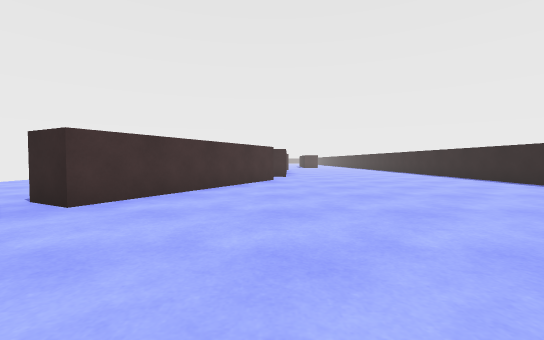
view 1 (above)

16 first-person views from a walk through a Unity game level. The camera is 0.59 m above the floor, tilts 2° down and sees 90° across. The floor is counted in squares, 1 m on a side. Each view is taken from the middle of a square. On the plan, view 1 faces up. The plan holds only what a view shows up to about 9 squares ahead; the rest is blank. The place goes on beyond the plan. The player character is not drawn.

view 2
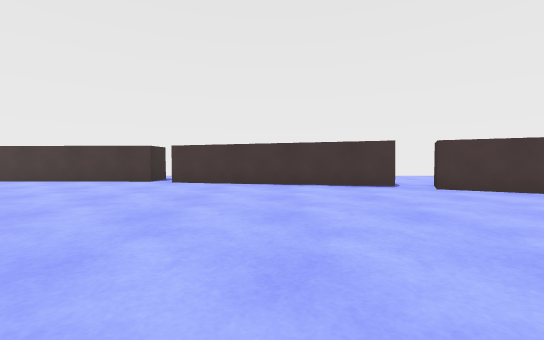

view 3
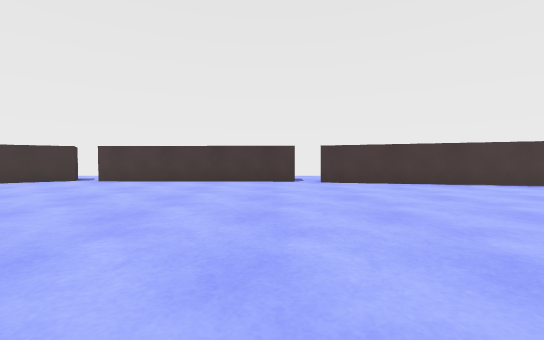

view 4
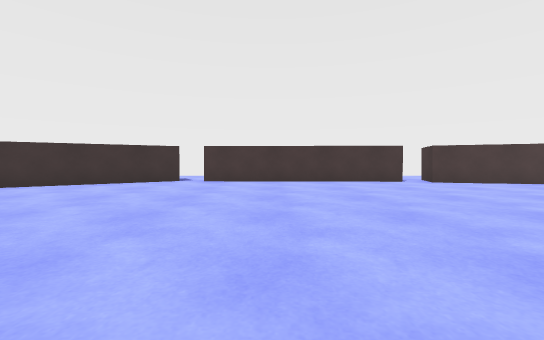

view 5
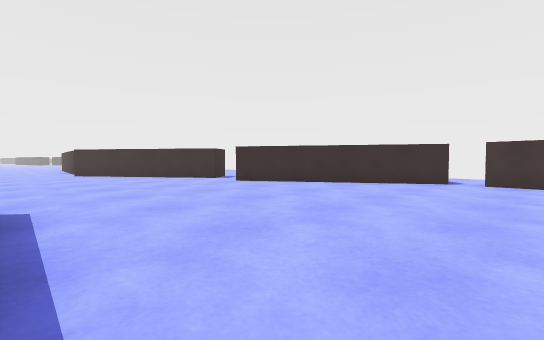

view 6
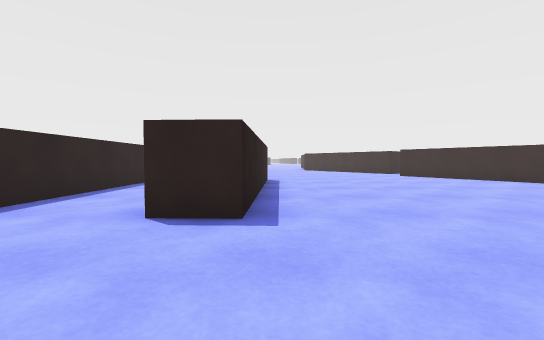

view 7
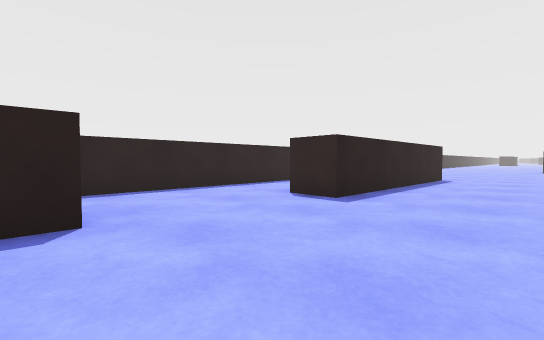

view 8
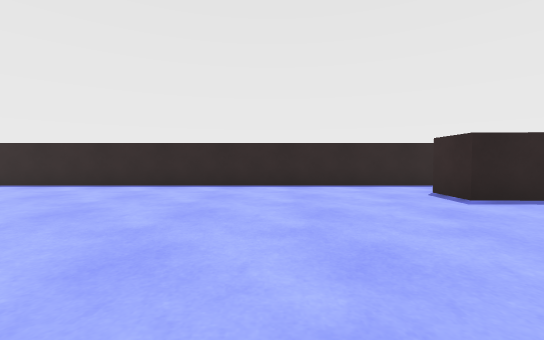

view 9
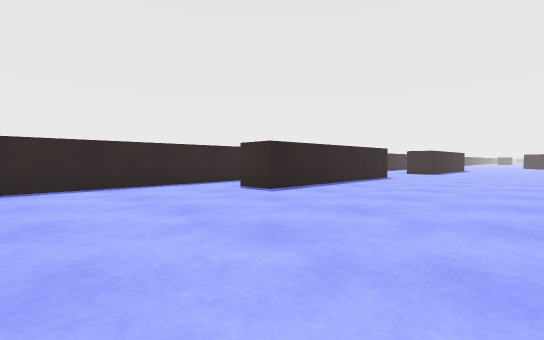

view 10
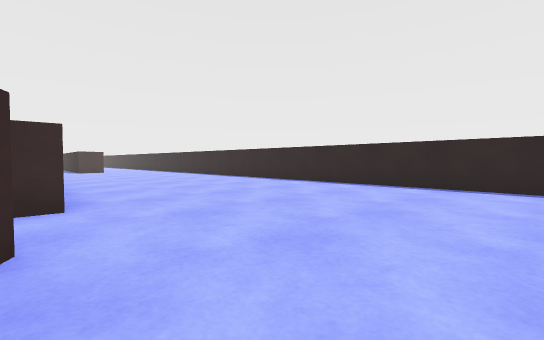

view 11
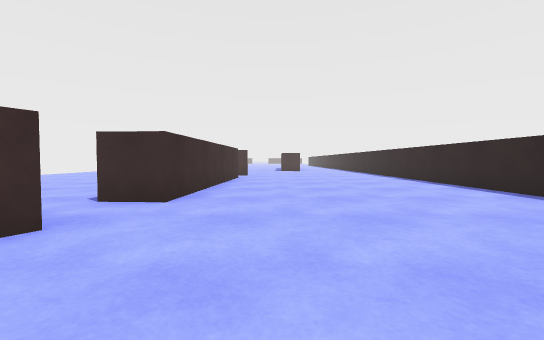

view 12
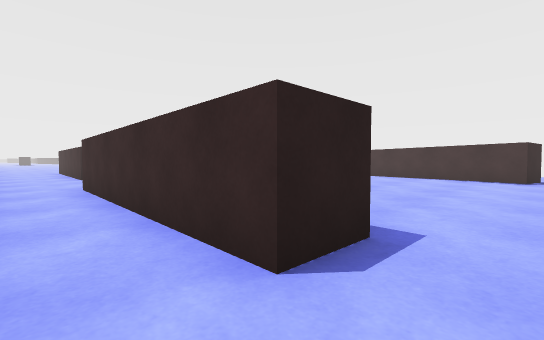

view 13
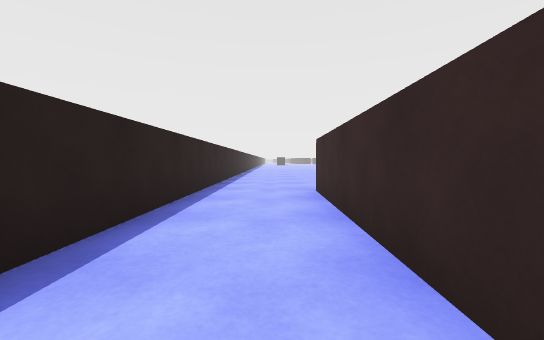

view 14
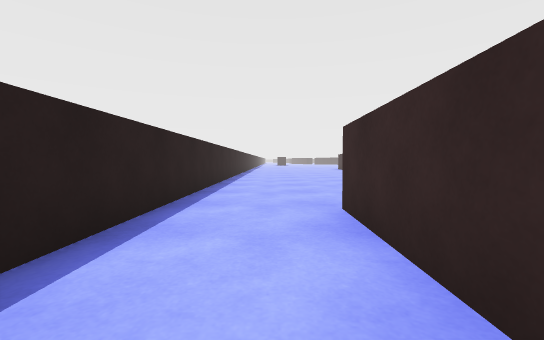

view 15
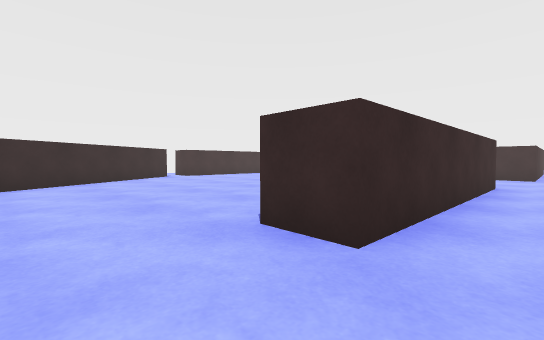

view 16
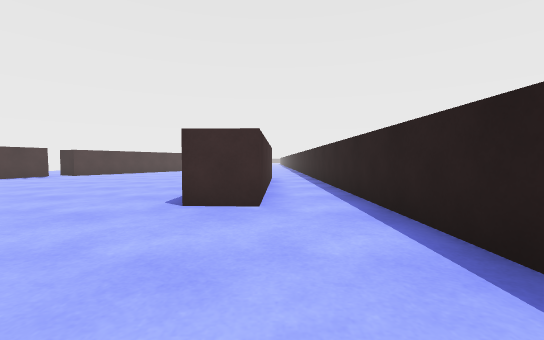

### Floor plan
Points are (right, up) in squares from view 1. A wall is a line through its corners. A room is listed if a view was taken in it or the views show most of it. See-through windows are left out.
Room 1 (views 1, 2, 3, 4, 5, 6, 7, 8, 9, 10, 11, 12, 13, 14, 15, 16)
walls: (3.8, -3.5) (4, 2.1) (5, 2) (4.8, -3.5) (3.8, -3.5); (3.3, -6.7) (4.3, -6.8) (4.1, -12.3) (3.1, -12.3) (3.3, -6.7); (-4.6, -3.4) (-4.7, -9); (-3, 2.7) (-4.3, -2.7); (-4.8, -9.6) (-1.9, -14.4); (0.1, 8.3) (-2.5, 3.4); (6.4, -14.5) (6.4, 11.5); (0.6, 11.5) (0.5, 9.8)
ways out: opening at (-5, -3); opening at (-3, 3); opening at (0, 9); gap at (-5, -9)

Positions as (right, up) in squares from view 1, and headings:
1: (0, 0), facing up
2: (3, 0), facing left
3: (3, -4), facing left
4: (3, -7), facing left
5: (3, -8), facing down-left
6: (3, -4), facing down
7: (1, -3), facing down-right
8: (0, 5), facing right
9: (0, 6), facing down-right
10: (0, 6), facing up-right
11: (2, 6), facing up
12: (6, 3), facing down-left
13: (5, -7), facing down
14: (5, -9), facing down
15: (5, -14), facing up-left
16: (5, -7), facing up
